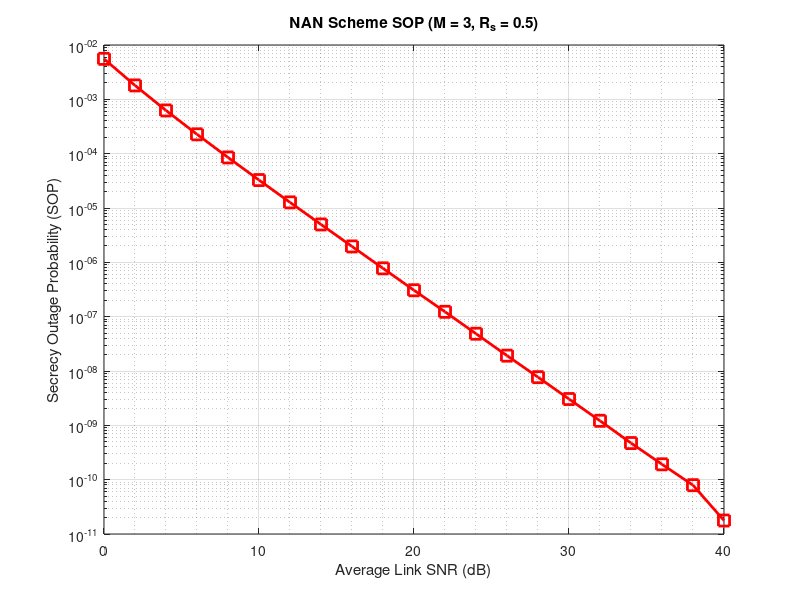

MATLAB code for this plot:
clear; 
clc; 
close all;

%System Parameters
M       = 3;        % Number of antennas
Rs      = 0.5;      % Target secrecy rate 

A = 2^(Rs) - 1;   
B = 2^(Rs);       

% Path loss parameters
alpha_pl = 3.0;     
d_AR = 1.0; 
d_RB = 1.0; 
d_AE = 1.5; 
d_RE = 0.8;

Omega_AR = d_AR^(-alpha_pl); 
Omega_RB = d_RB^(-alpha_pl);
Omega_AE = d_AE^(-alpha_pl); 
Omega_RE = d_RE^(-alpha_pl);

% SNR range
SNR_dB  = 0:2:40; 
SNR_lin = 10.^(SNR_dB/10);

% Preallocate
SOP = zeros(size(SNR_lin));

fprintf('Starting NAN SOP Computation...\n');
fprintf('%-10s %-12s %-12s %-12s %-12s %-12s\n', 'SNR(dB)', 'T1', 'T2', 'T3', 'T4', 'SOP');

% Main Loop
for idx = 1:length(SNR_lin)
    rho = SNR_lin(idx);
    
    % Link average SNRs
    g_AR = rho * Omega_AR; 
    g_RB = rho * Omega_RB;
    g_AE = rho * Omega_AE; 
    g_RE = rho * Omega_RE;
    
    % Constants for NAN PDF
    beta   = g_RE / ((M-1) * g_AE); 
    alpha  = g_RE / g_AE;           
    lam_AE = 1/g_AE; lam_AR = 1/g_AR; lam_RB = 1/g_RB;

    % Define Eavesdropper PDF 
    f_E = @(y) (lam_AE ./ (1 + beta.*y).^(M-1) + ...
                alpha .* lam_AE .* y ./ (1 + beta.*y).^M) .* exp(-lam_AE.*y);

    % Term T1: Baseline
    T1 = integral(f_E, 0, Inf);

    % Term T2: Source-Relay Outage 
    T2 = 0;
    for k = 0:M-1
        % Integrand for specific k: (gamma^k / k!) * exp(-gamma/g_AR) * f_E(y)
        integrand_T2 = @(y) ((lam_AR*(A + B.*y)).^k ./ factorial(k)) .* ...
                            exp(-lam_AR*(A + B.*y)) .* f_E(y);
        T2 = T2 - integral(integrand_T2, 0, Inf);
    end

    % Term T3: Relay-Destination Diversity 
    T3 = 0;
    for j = 1:M
        % Integrand for specific j: C(M,j) * (-1)^j * exp(-j*gamma/g_RB) * f_E(y)
        coeff_j = nchoosek(M,j) * (-1)^j;
        integrand_T3 = @(y) coeff_j .* exp(-j * lam_RB * (A + B.*y)) .* f_E(y);
        T3 = T3 + integral(integrand_T3, 0, Inf);
    end

    % Term T4: Cross-Product 
    T4 = 0;
    for j = 1:M
        for k = 0:M-1
            % Combined Outage: C(M,j) * (-1)^j * exp(-j*gamma/g_RB) * S(y) * f_E(y)
            coeff_jk = nchoosek(M,j) * (-1)^j;
            integrand_T4 = @(y) coeff_jk .* exp(-j * lam_RB * (A + B.*y)) .* ...
                                ((lam_AR*(A + B.*y)).^k ./ factorial(k)) .* ...
                                exp(-lam_AR*(A + B.*y)) .* f_E(y);
            T4 = T4 - integral(integrand_T4, 0, Inf);
        end
    end

    % Result for current SNR
    SOP(idx) = T1 + T2 + T3 + T4;
    fprintf('%-10.1f %-12.4f %-12.4f %-12.4f %-12.4f %-12.4e\n', ...
            SNR_dB(idx), T1, T2, T3, T4, SOP(idx));
end

% Plotting
figure('Color', 'w');
semilogy(SNR_dB, SOP, 'r-s', 'LineWidth', 2, 'MarkerSize', 8);
grid on; grid minor;
xlabel('Average Link SNR (dB)');
ylabel('Secrecy Outage Probability (SOP)');
title(['NAN Scheme SOP (M = ', num2str(M), ', R_s = ', num2str(Rs), ')']);
